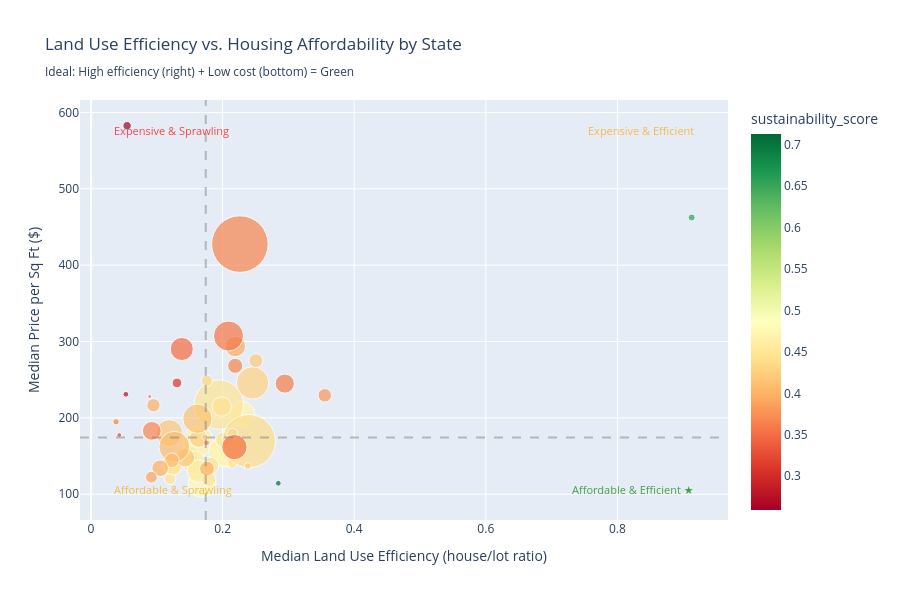

The code cell stored with this chart in its notebook:
### Code cell
# 7.3 Land Use Efficiency vs Affordability (Key Policy Insight)
fig = px.scatter(
    state_sustainability,
    x='median_land_eff',
    y='median_price_sqft',
    size='listing_count',
    color='sustainability_score',
    color_continuous_scale='RdYlGn',
    hover_name='state',
    title='Land Use Efficiency vs. Housing Affordability by State<br><sub>Ideal: High efficiency (right) + Low cost (bottom) = Green</sub>',
    labels={
        'median_land_eff': 'Median Land Use Efficiency (house/lot ratio)',
        'median_price_sqft': 'Median Price per Sq Ft ($)',
        'listing_count': 'Number of Listings'
    },
    size_max=40
)

# Add quadrant lines
fig.add_hline(y=state_sustainability['median_price_sqft'].median(),
              line_dash="dash", line_color="gray", opacity=0.5)
fig.add_vline(x=state_sustainability['median_land_eff'].median(),
              line_dash="dash", line_color="gray", opacity=0.5)

# Add quadrant labels
fig.add_annotation(x=0.05, y=0.95, xref="paper", yref="paper",
                   text="Expensive & Sprawling", showarrow=False,
                   font=dict(size=11, color="red"), opacity=0.7)
fig.add_annotation(x=0.95, y=0.95, xref="paper", yref="paper",
                   text="Expensive & Efficient", showarrow=False,
                   font=dict(size=11, color="orange"), opacity=0.7)
fig.add_annotation(x=0.05, y=0.05, xref="paper", yref="paper",
                   text="Affordable & Sprawling", showarrow=False,
                   font=dict(size=11, color="orange"), opacity=0.7)
fig.add_annotation(x=0.95, y=0.05, xref="paper", yref="paper",
                   text="Affordable & Efficient ★", showarrow=False,
                   font=dict(size=11, color="green"), opacity=0.7)

fig.update_layout(height=600)
fig.show()

print("\nPolicy Insight: States in the bottom-right quadrant (affordable & efficient)")
print("represent models for sustainable housing development.")

### Figure 1 — Plotly figure (JSON) as saved in the notebook; plotly's stock layout.template omitted (floating-point values rounded to 4 significant figures)
{"data": [{"hovertemplate": "<b>%{hovertext}</b><br><br>Median Land Use Efficiency (house/lot ratio)=%{x}<br>Median Price per Sq Ft ($)=%{y}<br>Number of Listings=%{marker.size}<br>sustainability_score=%{marker.color}<extra></extra>", "hovertext": ["Puerto Rico", "District of Columbia", "Iowa", "Pennsylvania", "Ohio", "Michigan", "Maryland", "New York", "Illinois", "Missouri", "Oklahoma", "Florida", "West Virginia", "Kansas", "Louisiana", "New Jersey", "New Mexico", "Nebraska", "Kentucky", "Texas", "Delaware", "Rhode Island", "Arizona", "South Carolina", "North Dakota", "Nevada", "Wisconsin", "North Carolina", "South Dakota", "Virginia", "Georgia", "Arkansas", "Alabama", "Connecticut", "Indiana", "Oregon", "Mississippi", "Utah", "Tennessee", "Maine", "Idaho", "California", "Colorado", "Wyoming", "Washington", "Alaska", "Minnesota", "Massachusetts", "Vermont", "Montana", "New Hampshire", "Hawaii"], "legendgroup": "", "marker": {"color": [0.7126, 0.6542, 0.5581, 0.4861, 0.479, 0.4746, 0.4709, 0.4698, 0.4679, 0.4616, 0.4579, 0.4497, 0.4485, 0.4477, 0.4455, 0.4444, 0.4434, 0.4412, 0.441, 0.4378, 0.4329, 0.4316, 0.4283, 0.4248, 0.4228, 0.4193, 0.4181, 0.4178, 0.4174, 0.414, 0.4086, 0.407, 0.3983, 0.3972, 0.3962, 0.3935, 0.3874, 0.3795, 0.3677, 0.3667, 0.3666, 0.3651, 0.3614, 0.3605, 0.3561, 0.3554, 0.3518, 0.3487, 0.3184, 0.3075, 0.2739, 0.2593], "coloraxis": "coloraxis", "size": [1641, 2541, 15959, 50472, 39287, 20870, 32221, 47988, 45149, 29117, 26024, 123798, 6591, 10642, 14023, 18986, 11686, 4209, 15240, 143398, 6000, 6463, 53189, 16809, 2331, 9811, 18174, 36880, 1989, 43572, 48396, 10954, 14055, 9031, 11191, 21482, 7090, 9237, 17950, 2170, 11505, 161941, 18575, 1646, 45705, 782, 32445, 27065, 1193, 4768, 1689, 3613], "sizemode": "area", "sizeref": 101.2, "symbol": "circle"}, "mode": "markers", "name": "", "orientation": "v", "showlegend": false, "type": "scatter", "x": [0.2847, 0.9128, 0.1496, 0.2079, 0.1688, 0.1224, 0.2296, 0.1628, 0.2015, 0.1569, 0.1632, 0.1942, 0.1202, 0.179, 0.1818, 0.1987, 0.2009, 0.2146, 0.1248, 0.24, 0.2151, 0.1761, 0.2456, 0.1635, 0.2384, 0.2506, 0.1432, 0.1188, 0.173, 0.1618, 0.1267, 0.1229, 0.1051, 0.09492, 0.1763, 0.2193, 0.09183, 0.3553, 0.09244, 0.03811, 0.2191, 0.2263, 0.2945, 0.1757, 0.209, 0.08916, 0.218, 0.138, 0.04293, 0.1306, 0.05299, 0.0549], "xaxis": "x", "y": [114.3, 462.5, 151.9, 156.2, 114.1, 138.3, 205.1, 169.4, 155.4, 141.4, 130.2, 217.3, 119.9, 119.5, 137.5, 214.7, 171.4, 139.9, 136.6, 169.5, 179.1, 248.7, 245.8, 173.3, 137.0, 274.9, 148.1, 180.0, 175.1, 198.9, 162.2, 144.3, 134.0, 216.5, 133.4, 293.5, 122.3, 229.5, 183.0, 194.8, 268.2, 427.6, 244.9, 167.3, 307.2, 228.0, 161.7, 290.2, 177.4, 245.7, 230.9, 582.7], "yaxis": "y"}], "layout": {"annotations": [{"font": {"color": "red", "size": 11}, "opacity": 0.7, "showarrow": false, "text": "Expensive & Sprawling", "x": 0.05, "xref": "paper", "y": 0.95, "yref": "paper"}, {"font": {"color": "orange", "size": 11}, "opacity": 0.7, "showarrow": false, "text": "Expensive & Efficient", "x": 0.95, "xref": "paper", "y": 0.95, "yref": "paper"}, {"font": {"color": "orange", "size": 11}, "opacity": 0.7, "showarrow": false, "text": "Affordable & Sprawling", "x": 0.05, "xref": "paper", "y": 0.05, "yref": "paper"}, {"font": {"color": "green", "size": 11}, "opacity": 0.7, "showarrow": false, "text": "Affordable & Efficient ★", "x": 0.95, "xref": "paper", "y": 0.05, "yref": "paper"}], "coloraxis": {"colorbar": {"title": {"text": "sustainability_score"}}, "colorscale": [[0.0, "rgb(165,0,38)"], [0.1, "rgb(215,48,39)"], [0.2, "rgb(244,109,67)"], [0.3, "rgb(253,174,97)"], [0.4, "rgb(254,224,139)"], [0.5, "rgb(255,255,191)"], [0.6, "rgb(217,239,139)"], [0.7, "rgb(166,217,106)"], [0.8, "rgb(102,189,99)"], [0.9, "rgb(26,152,80)"], [1.0, "rgb(0,104,55)"]]}, "height": 600, "legend": {"itemsizing": "constant", "tracegroupgap": 0}, "shapes": [{"line": {"color": "gray", "dash": "dash"}, "opacity": 0.5, "type": "line", "x0": 0, "x1": 1, "xref": "x domain", "y0": 174.2, "y1": 174.2, "yref": "y"}, {"line": {"color": "gray", "dash": "dash"}, "opacity": 0.5, "type": "line", "x0": 0.1744, "x1": 0.1744, "xref": "x", "y0": 0, "y1": 1, "yref": "y domain"}], "title": {"text": "Land Use Efficiency vs. Housing Affordability by State<br><sub>Ideal: High efficiency (right) + Low cost (bottom) = Green</sub>"}, "xaxis": {"anchor": "y", "domain": [0.0, 1.0], "title": {"text": "Median Land Use Efficiency (house/lot ratio)"}}, "yaxis": {"anchor": "x", "domain": [0.0, 1.0], "title": {"text": "Median Price per Sq Ft ($)"}}}}
